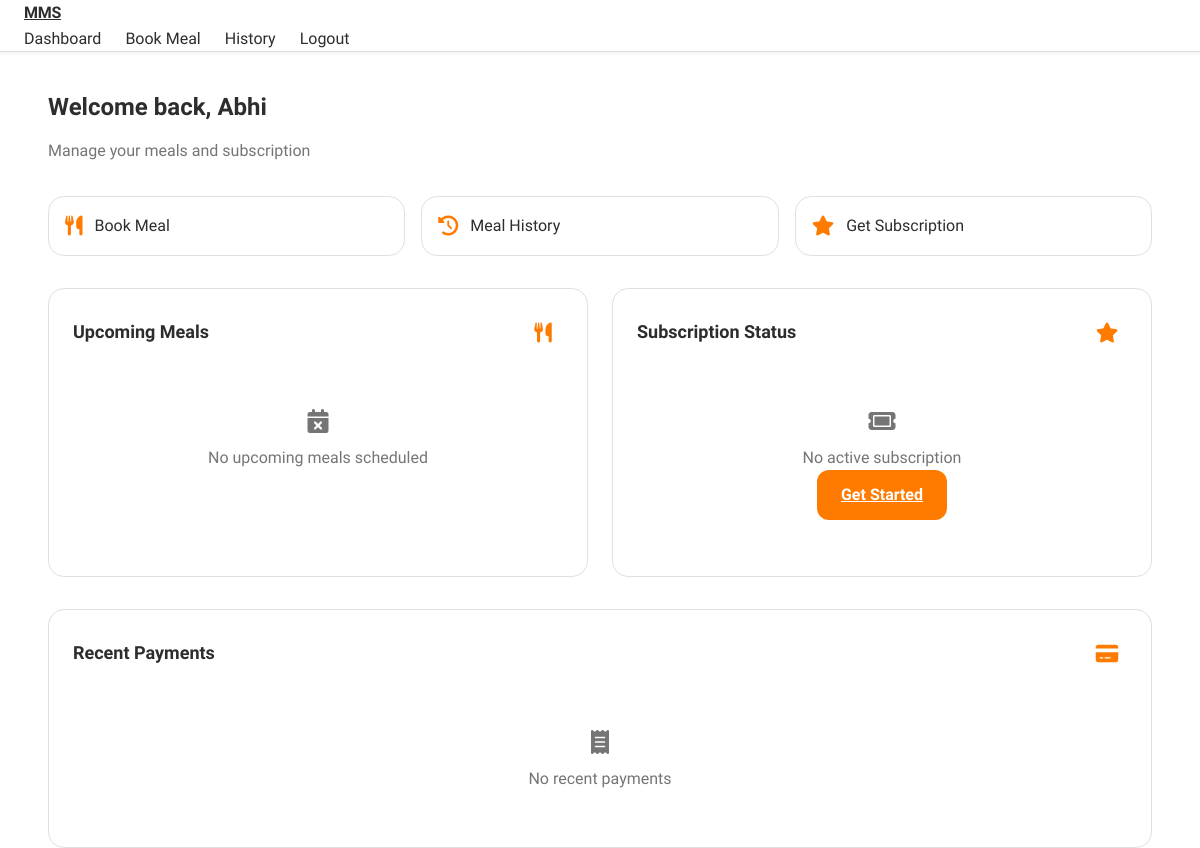
/dashboard (signed in), run on an earlier commit of the app's database.
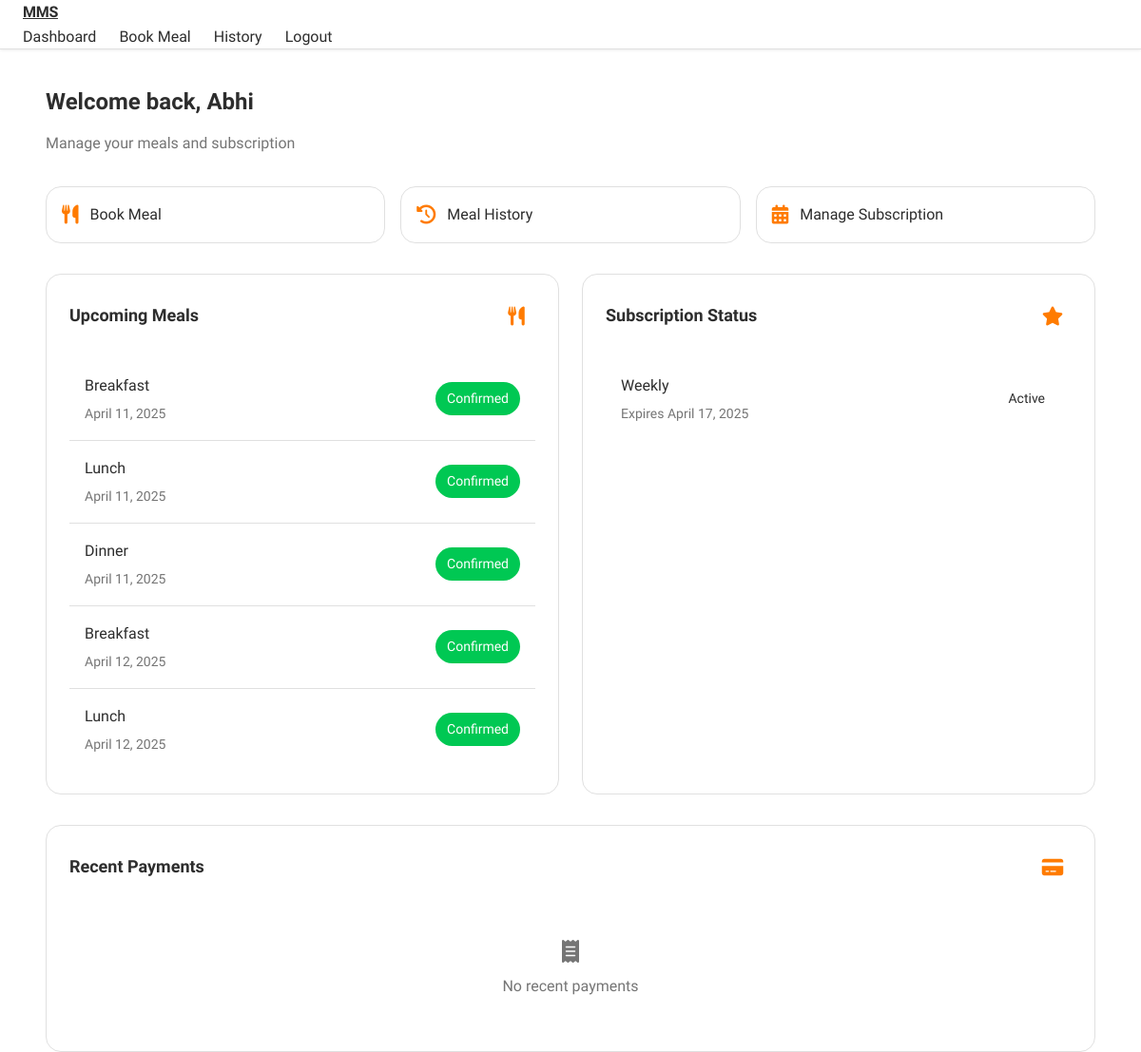
And on a later commit of the database.
### models.py (models this page shows, shortened)
class User(UserMixin, db.Model):
    __tablename__ = 'users'
    id = db.Column(db.Integer, primary_key=True)
    username = db.Column(db.String(80), unique=True, nullable=False)
    email = db.Column(db.String(120), unique=True, nullable=False)
    password_hash = db.Column(db.String(128))
    role = db.Column(db.String(20), default='student')
    created_at = db.Column(db.DateTime, default=datetime.utcnow)
    last_login = db.Column(db.DateTime)
    is_active = db.Column(db.Boolean, default=False)
    email_verified = db.Column(db.Boolean, default=False)
    meals = db.relationship('Meal', backref='user', lazy=True)
    subscriptions = db.relationship('Subscription', backref='user', lazy=True)
    payments = db.relationship('Payment', backref='user', lazy=True)

class Meal(db.Model):
    __tablename__ = 'meals'
    id = db.Column(db.Integer, primary_key=True)
    user_id = db.Column(db.Integer, db.ForeignKey('users.id'), nullable=False)
    meal_type = db.Column(db.String(20), nullable=False)  # breakfast, lunch, dinner
    meal_date = db.Column(db.DateTime, nullable=False)
    status = db.Column(db.String(20), default='pending')  # pending, confirmed, cancelled
    payment_status = db.Column(db.String(20), default='unpaid')  # unpaid, paid, refunded
    dietary_preferences = db.Column(db.String(200))
    created_at = db.Column(db.DateTime, default=datetime.utcnow)
    subscription_id = db.Column(db.Integer, db.ForeignKey('subscriptions.id'), nullable=True)

class Subscription(db.Model):
    __tablename__ = 'subscriptions'
    id = db.Column(db.Integer, primary_key=True)
    user_id = db.Column(db.Integer, db.ForeignKey('users.id'), nullable=False)
    plan_type = db.Column(db.String(20), nullable=False)  # weekly, monthly
    start_date = db.Column(db.DateTime, nullable=False)
    end_date = db.Column(db.DateTime, nullable=False)
    status = db.Column(db.String(20), default='active')  # active, expired, cancelled
    stripe_subscription_id = db.Column(db.String(100), unique=True)
    created_at = db.Column(db.DateTime, default=datetime.utcnow)
    meals = db.relationship('Meal', backref='subscription', lazy=True)

### routes/main.py (the view)
@main_bp.route('/dashboard')
@login_required
def dashboard():
    active_subscription = Subscription.query.filter(
        and_(
            Subscription.user_id == current_user.id,
            Subscription.status == 'active',
            Subscription.end_date > datetime.utcnow()
        )
    ).first()
    upcoming_meals = Meal.query.filter(
        and_(
            Meal.user_id == current_user.id,
            Meal.meal_date > datetime.utcnow(),
            Meal.status != 'cancelled'
        )
    ).order_by(Meal.meal_date).limit(5).all()
    recent_payments = Payment.query.filter_by(
        user_id=current_user.id
    ).order_by(Payment.created_at.desc()).limit(3).all()
    return render_template('main/dashboard.html',
                           subscription=active_subscription,
                           upcoming_meals=upcoming_meals,
                           recent_payments=recent_payments)

### app.py (called while the page is built)
@login_manager.user_loader
def load_user(user_id):
    return User.query.get(int(user_id))

@app.before_request
def before_request():
    if current_user.is_authenticated:
        current_user.last_login = datetime.utcnow()
        db.session.commit()

### templates/main/dashboard.html (shortened to what this page needs)
{% extends "base.html" %}
{% block content %}
<div class="container">
    <div class="dashboard-header">
        <h1 class="dashboard-title">Welcome back, {{ current_user.username }}</h1>
        <p class="dashboard-subtitle">Manage your meals and subscription</p>
    </div>
    <div class="quick-actions">
        <a href="{{ url_for('main.meal_booking') }}" class="action-btn">
            <i class="fas fa-utensils"></i>
            <span>Book Meal</span>
        </a>
        <a href="{{ url_for('main.meal_history') }}" class="action-btn">
            <i class="fas fa-history"></i>
            <span>Meal History</span>
        </a>
        {% if subscription %}
        <a href="#" class="action-btn">
            <i class="fas fa-calendar-alt"></i>
            <span>Manage Subscription</span>
        </a>
        {% else %}
        <a href="{{ url_for('main.meal_booking') }}?type=subscription" class="action-btn">
            <i class="fas fa-star"></i>
            <span>Get Subscription</span>
        </a>
        {% endif %}
    </div>
    <div class="dashboard-grid">
        <div class="dashboard-card">
            <div class="card-header">
                <h2 class="card-title">Upcoming Meals</h2>
                <div class="card-icon">
                    <i class="fas fa-utensils"></i>
                </div>
            </div>
            {% if upcoming_meals %}
            <div class="list-container">
                {% for meal in upcoming_meals %}
                <div class="list-item">
                    <div class="item-info">
                        <span class="item-title">{{ meal.meal_type|title }}</span>
                        <span class="item-subtitle">{{ meal.meal_date.strftime('%B %d, %Y') }}</span>
                    </div>
                    <span class="status-badge status-{{ meal.status }}">{{ meal.status|title }}</span>
                </div>
                {% endfor %}
            </div>
            {% else %}
            <div class="empty-state">
                <i class="fas fa-calendar-xmark"></i>
                <p>No upcoming meals scheduled</p>
            </div>
            {% endif %}
        </div>
        <div class="dashboard-card">
            <div class="card-header">
                <h2 class="card-title">Subscription Status</h2>
                <div class="card-icon">
                    <i class="fas fa-star"></i>
                </div>
            </div>
            {% if subscription %}
            <div class="list-container">
                <div class="list-item">
                    <div class="item-info">
                        <span class="item-title">{{ subscription.plan_type|title }}</span>
                        <span class="item-subtitle">Expires {{ subscription.end_date.strftime('%B %d, %Y') }}</span>
                    </div>
                    <span class="status-badge status-{{ subscription.status }}">{{ subscription.status|title }}</span>
                </div>
            </div>
            {% else %}
            <div class="empty-state">
                <i class="fas fa-ticket"></i>
                <p>No active subscription</p>
                <a href="{{ url_for('main.meal_booking') }}?type=subscription" class="btn btn-primary">Get Started</a>
            </div>
            {% endif %}
        </div>
    </div>
    <div class="dashboard-card">
        <div class="card-header">
            <h2 class="card-title">Recent Payments</h2>
            <div class="card-icon">
                <i class="fas fa-credit-card"></i>
            </div>
        </div>
        {% if recent_payments %}
        <div class="list-container">
            {% for payment in recent_payments %}
            <div class="list-item">
                <div class="item-info">
                    <span class="item-title">${{ "%.2f"|format(payment.amount) }}</span>
                    <span class="item-subtitle">{{ payment.created_at.strftime('%B %d, %Y') }}</span>
                </div>
                <span class="status-badge status-{{ payment.status }}">{{ payment.status|title }}</span>
            </div>
            {% endfor %}
        </div>
        {% else %}
        <div class="empty-state">
            <i class="fas fa-receipt"></i>
            <p>No recent payments</p>
        </div>
        {% endif %}
    </div>
</div>
{% endblock %}

### templates/base.html (shortened to what this page needs)
<!DOCTYPE html>
<html lang="en">
<head>
    <link rel="stylesheet" href="https://cdnjs.cloudflare.com/ajax/libs/font-awesome/6.0.0/css/all.min.css">
    <link rel="stylesheet" href="{{ url_for('static', filename='css/apple.css') }}">
</head>
<body>
    <nav class="navbar">
        <div class="container">
            <a href="{{ url_for('main.index') }}" class="heading">MMS</a>
            <div class="nav-links" role="navigation" aria-label="Main navigation">
                {% if current_user.is_authenticated %}
                    <a href="{{ url_for('main.dashboard') }}" class="nav-link">Dashboard</a>
                    <a href="{{ url_for('main.meal_booking') }}" class="nav-link">Book Meal</a>
                    <a href="{{ url_for('main.meal_history') }}" class="nav-link">History</a>
                    <a href="{{ url_for('auth.logout') }}" class="nav-link">Logout</a>
                {% else %}
                    <a href="{{ url_for('auth.login') }}" class="nav-link">Login</a>
                    <a href="{{ url_for('auth.register') }}" class="btn btn-primary">Register</a>
                {% endif %}
            </div>
        </div>
    </nav>
    <div class="container">
        {% block content %}{% endblock %}
    </div>
</body>
</html>

### static/css/apple.css (style rules this page uses)
:root { --primary-color: #ff7b00; --secondary-color: #4a4a4a; --success-color: #00c853; --danger-color: #ff3d00; --warning-color: #ffa000; --info-color: #00b0ff; --background: #ffffff; --card-background: #ffffff; --text-primary: #2d2d2d; --text-secondary: #757575; --border-color: #e0e0e0; --font-family: 'Inter', -apple-system, BlinkMacSystemFont, sans-serif; --font-size-xs: 0.75rem; --font-size-sm: 0.875rem; --font-size-base: 1rem; --font-size-lg: 1.125rem; --font-size-xl: 1.25rem; --font-size-2xl: 1.5rem; --spacing-xs: 0.375rem; --spacing-sm: 0.75rem; --spacing-md: 1rem; --spacing-lg: 1.5rem; --spacing-xl: 2rem; --nav-height: 64px; --container-max-width: 1280px; --border-radius-sm: 8px; --border-radius-md: 12px; --border-radius-lg: 16px; --border-radius-full: 9999px; }
body { background-color: var(--background); font-family: var(--font-family); -webkit-font-smoothing: antialiased; -moz-osx-font-smoothing: grayscale; line-height: 1.6; color: var(--text-primary); }
.container { max-width: var(--container-max-width); margin: 0 auto; padding: 0 var(--spacing-lg); }
.navbar { background: rgba(255, 255, 255, 0.8); backdrop-filter: saturate(180%) blur(20px); -webkit-backdrop-filter: saturate(180%) blur(20px); box-shadow: 0 1px 3px rgba(0,0,0,0.08); position: fixed; width: 100%; top: 0; z-index: 1000; border-bottom: 1px solid var(--border-color); }
.nav-links { display: flex; align-items: center; gap: var(--spacing-lg); }
.nav-link { color: var(--text-primary); text-decoration: none; font-weight: 500; font-size: var(--font-size-base); transition: color 0.2s ease; position: relative; }
.nav-link::after { content: ''; position: absolute; width: 100%; height: 2px; bottom: -4px; left: 0; background-color: var(--primary-color); transform: scaleX(0); transition: transform 0.2s ease; }
.status-badge { padding: var(--spacing-xs) var(--spacing-sm); border-radius: var(--border-radius-full); font-size: var(--font-size-sm); font-weight: 600; }
.status-confirmed { background: var(--success-color); color: white; }
.list-item { display: flex; justify-content: space-between; align-items: center; padding: var(--spacing-md); border-bottom: 1px solid var(--border-color); transition: background-color 0.2s ease; }
.list-item:last-child { border-bottom: none; }
.heading { font-weight: 700; letter-spacing: -0.02em; color: var(--text-primary); }

### templates/base.html (style rules this page uses)
* { margin: 0; padding: 0; box-sizing: border-box; }
body { font-family: 'SF Pro Display', -apple-system, BlinkMacSystemFont, sans-serif; padding-top: calc(var(--nav-height) + var(--spacing-lg)); min-height: 100vh; background: var(--background); color: var(--text-primary); }
.container { max-width: var(--container-max-width); margin: 0 auto; padding: 0 var(--spacing-lg); }

What changed in the data, as far as the page shows it:
added Meal: meal_type "Breakfast", meal_date "April 11, 2025", status "Confirmed"
added Meal: meal_type "Lunch", meal_date "April 11, 2025", status "Confirmed"
added Meal: meal_type "Dinner", meal_date "April 11, 2025", status "Confirmed"
added Meal: meal_type "Breakfast", meal_date "April 12, 2025", status "Confirmed"
added Meal: meal_type "Lunch", meal_date "April 12, 2025", status "Confirmed"
added Subscription: plan_type "Weekly", end_date "April 17, 2025", status "Active"
Also different on the page:
text no longer shown: "Get Subscription No upcoming meals scheduled No active subscription Get Started"
text now shown: "Manage Subscription Expires"
